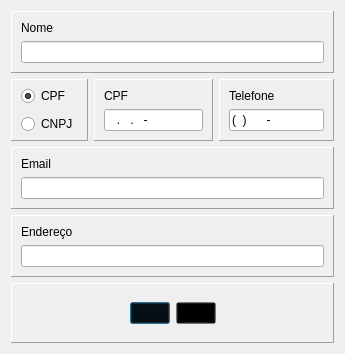
<?xml version="1.0" encoding="UTF-8"?>
<ui version="4.0">
 <class>Dialog</class>
 <widget class="QDialog" name="Dialog">
  <property name="geometry">
   <rect>
    <x>0</x>
    <y>0</y>
    <width>345</width>
    <height>354</height>
   </rect>
  </property>
  <property name="minimumSize">
   <size>
    <width>345</width>
    <height>354</height>
   </size>
  </property>
  <property name="maximumSize">
   <size>
    <width>345</width>
    <height>354</height>
   </size>
  </property>
  <property name="windowTitle">
   <string>Cadastro de Fornecedor</string>
  </property>
  <property name="windowIcon">
   <iconset resource="../icons/48px_.qrc">
    <normaloff>:/icons/painel-de-controle.png</normaloff>:/icons/painel-de-controle.png</iconset>
  </property>
  <layout class="QGridLayout" name="gridLayout">
   <item row="1" column="0">
    <widget class="QFrame" name="fraTipo">
     <property name="frameShape">
      <enum>QFrame::Panel</enum>
     </property>
     <property name="frameShadow">
      <enum>QFrame::Raised</enum>
     </property>
     <layout class="QVBoxLayout" name="verticalLayout_6">
      <property name="topMargin">
       <number>4</number>
      </property>
      <property name="bottomMargin">
       <number>4</number>
      </property>
      <item>
       <widget class="QRadioButton" name="rdgCPF">
        <property name="text">
         <string>CPF</string>
        </property>
        <property name="checked">
         <bool>true</bool>
        </property>
       </widget>
      </item>
      <item>
       <widget class="QRadioButton" name="rdgCNPJ">
        <property name="text">
         <string>CNPJ</string>
        </property>
        <property name="checked">
         <bool>false</bool>
        </property>
       </widget>
      </item>
     </layout>
    </widget>
   </item>
   <item row="1" column="1">
    <widget class="QFrame" name="fraIns">
     <property name="frameShape">
      <enum>QFrame::Panel</enum>
     </property>
     <property name="frameShadow">
      <enum>QFrame::Raised</enum>
     </property>
     <layout class="QVBoxLayout" name="verticalLayout_2">
      <item>
       <widget class="QLabel" name="lblIns">
        <property name="text">
         <string>CPF</string>
        </property>
       </widget>
      </item>
      <item>
       <widget class="QLineEdit" name="edtIns">
        <property name="inputMask">
         <string>999.999.999-99</string>
        </property>
        <property name="text">
         <string>..-</string>
        </property>
        <property name="required" stdset="0">
         <bool>true</bool>
        </property>
       </widget>
      </item>
     </layout>
    </widget>
   </item>
   <item row="1" column="2">
    <widget class="QFrame" name="fraTelefone">
     <property name="minimumSize">
      <size>
       <width>115</width>
       <height>0</height>
      </size>
     </property>
     <property name="maximumSize">
      <size>
       <width>115</width>
       <height>16777215</height>
      </size>
     </property>
     <property name="frameShape">
      <enum>QFrame::Panel</enum>
     </property>
     <property name="frameShadow">
      <enum>QFrame::Raised</enum>
     </property>
     <layout class="QVBoxLayout" name="verticalLayout_3">
      <item>
       <widget class="QLabel" name="lblTelefone">
        <property name="text">
         <string>Telefone</string>
        </property>
       </widget>
      </item>
      <item>
       <widget class="QLineEdit" name="edtTelefone">
        <property name="inputMask">
         <string>(99) 99999-9999</string>
        </property>
       </widget>
      </item>
     </layout>
    </widget>
   </item>
   <item row="4" column="0" colspan="3">
    <widget class="QFrame" name="fraBotoes">
     <property name="minimumSize">
      <size>
       <width>0</width>
       <height>0</height>
      </size>
     </property>
     <property name="maximumSize">
      <size>
       <width>10000</width>
       <height>10000</height>
      </size>
     </property>
     <property name="frameShape">
      <enum>QFrame::Panel</enum>
     </property>
     <property name="frameShadow">
      <enum>QFrame::Raised</enum>
     </property>
     <layout class="QHBoxLayout" name="horizontalLayout">
      <item>
       <spacer name="horizontalSpacer">
        <property name="orientation">
         <enum>Qt::Horizontal</enum>
        </property>
        <property name="sizeHint" stdset="0">
         <size>
          <width>40</width>
          <height>20</height>
         </size>
        </property>
       </spacer>
      </item>
      <item>
       <widget class="QPushButton" name="btnGravar">
        <property name="sizePolicy">
         <sizepolicy hsizetype="Fixed" vsizetype="Fixed">
          <horstretch>0</horstretch>
          <verstretch>0</verstretch>
         </sizepolicy>
        </property>
        <property name="styleSheet">
         <string notr="true">background:transparent
</string>
        </property>
        <property name="text">
         <string/>
        </property>
        <property name="icon">
         <iconset resource="../icons/48px_.qrc">
          <normaloff>:/icons/2x/save.png</normaloff>:/icons/2x/save.png</iconset>
        </property>
        <property name="iconSize">
         <size>
          <width>48</width>
          <height>48</height>
         </size>
        </property>
       </widget>
      </item>
      <item>
       <widget class="QPushButton" name="btnCancelar">
        <property name="sizePolicy">
         <sizepolicy hsizetype="Fixed" vsizetype="Fixed">
          <horstretch>0</horstretch>
          <verstretch>0</verstretch>
         </sizepolicy>
        </property>
        <property name="styleSheet">
         <string notr="true">background:transparent
</string>
        </property>
        <property name="text">
         <string/>
        </property>
        <property name="icon">
         <iconset resource="../icons/48px_.qrc">
          <normaloff>:/icons/2x/cancel.png</normaloff>:/icons/2x/cancel.png</iconset>
        </property>
        <property name="iconSize">
         <size>
          <width>48</width>
          <height>48</height>
         </size>
        </property>
       </widget>
      </item>
      <item>
       <spacer name="horizontalSpacer_2">
        <property name="orientation">
         <enum>Qt::Horizontal</enum>
        </property>
        <property name="sizeHint" stdset="0">
         <size>
          <width>40</width>
          <height>20</height>
         </size>
        </property>
       </spacer>
      </item>
     </layout>
    </widget>
   </item>
   <item row="2" column="0" colspan="3">
    <widget class="QFrame" name="fraEmail">
     <property name="frameShape">
      <enum>QFrame::Panel</enum>
     </property>
     <property name="frameShadow">
      <enum>QFrame::Raised</enum>
     </property>
     <layout class="QVBoxLayout" name="verticalLayout_4">
      <item>
       <widget class="QLabel" name="lblEmail">
        <property name="text">
         <string>Email</string>
        </property>
       </widget>
      </item>
      <item>
       <widget class="QLineEdit" name="edtEmail">
        <property name="maxLength">
         <number>200</number>
        </property>
       </widget>
      </item>
     </layout>
    </widget>
   </item>
   <item row="3" column="0" colspan="3">
    <widget class="QFrame" name="fraEnd">
     <property name="frameShape">
      <enum>QFrame::Panel</enum>
     </property>
     <property name="frameShadow">
      <enum>QFrame::Raised</enum>
     </property>
     <layout class="QVBoxLayout" name="verticalLayout_5">
      <item>
       <widget class="QLabel" name="lblEnd">
        <property name="text">
         <string>Endereço</string>
        </property>
       </widget>
      </item>
      <item>
       <widget class="QLineEdit" name="edtEnd">
        <property name="maxLength">
         <number>200</number>
        </property>
       </widget>
      </item>
     </layout>
    </widget>
   </item>
   <item row="0" column="0" colspan="3">
    <widget class="QFrame" name="fraNome">
     <property name="frameShape">
      <enum>QFrame::Panel</enum>
     </property>
     <property name="frameShadow">
      <enum>QFrame::Raised</enum>
     </property>
     <layout class="QVBoxLayout" name="verticalLayout">
      <item>
       <widget class="QLabel" name="lblNome">
        <property name="text">
         <string>Nome</string>
        </property>
       </widget>
      </item>
      <item>
       <widget class="QLineEdit" name="edtNome">
        <property name="maxLength">
         <number>200</number>
        </property>
        <property name="required" stdset="0">
         <bool>true</bool>
        </property>
       </widget>
      </item>
     </layout>
    </widget>
   </item>
  </layout>
 </widget>
 <resources>
  <include location="../icons/48px_.qrc"/>
 </resources>
 <connections/>
</ui>
